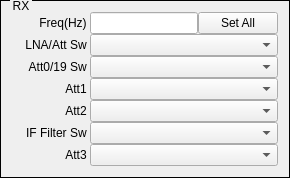
    <widget class="QGroupBox" name="groupBoxRX">
     <property name="styleSheet">
      <string notr="true">QGroupBox{ border:1px solid black; margin-top:0.5ex; }
QGroupBox::title { subcontrol-origin:margin; subcontrol-position:top left; top:-1px; left:10px; margin-left: 0px; padding:0 1px; }</string>
     </property>
     <property name="title">
      <string>RX</string>
     </property>
     <layout class="QHBoxLayout" name="horizontalLayout_2">
      <item>
       <layout class="QVBoxLayout" name="verticalLayoutRx">
        <property name="spacing">
         <number>0</number>
        </property>
        <item>
         <layout class="QHBoxLayout" name="horizontalLayoutRx0">
          <property name="spacing">
           <number>0</number>
          </property>
          <item>
           <widget class="QLabel" name="labelRXFreq">
            <property name="sizePolicy">
             <sizepolicy hsizetype="Fixed" vsizetype="Fixed">
              <horstretch>0</horstretch>
              <verstretch>0</verstretch>
             </sizepolicy>
            </property>
            <property name="minimumSize">
             <size>
              <width>78</width>
              <height>16</height>
             </size>
            </property>
            <property name="text">
             <string>Freq(Hz) </string>
            </property>
            <property name="alignment">
             <set>Qt::AlignRight|Qt::AlignTrailing|Qt::AlignVCenter</set>
            </property>
            <property name="buddy">
             <cstring>lineEditRXFreq</cstring>
            </property>
           </widget>
          </item>
          <item>
           <widget class="QFreqScrollLineEdit" name="lineEditRXFreq">
            <property name="sizePolicy">
             <sizepolicy hsizetype="Expanding" vsizetype="Fixed">
              <horstretch>5</horstretch>
              <verstretch>0</verstretch>
             </sizepolicy>
            </property>
           </widget>
          </item>
          <item>
           <widget class="QPushButton" name="pushButtonSetRXAll">
            <property name="sizePolicy">
             <sizepolicy hsizetype="Expanding" vsizetype="Fixed">
              <horstretch>1</horstretch>
              <verstretch>0</verstretch>
             </sizepolicy>
            </property>
            <property name="text">
             <string>Set All</string>
            </property>
           </widget>
          </item>
         </layout>
        </item>
        <item>
         <layout class="QHBoxLayout" name="horizontalLayoutRx1">
          <property name="spacing">
           <number>0</number>
          </property>
          <item>
           <widget class="QLabel" name="labelRXLNAAttSw">
            <property name="sizePolicy">
             <sizepolicy hsizetype="Fixed" vsizetype="Fixed">
              <horstretch>0</horstretch>
              <verstretch>0</verstretch>
             </sizepolicy>
            </property>
            <property name="minimumSize">
             <size>
              <width>78</width>
              <height>16</height>
             </size>
            </property>
            <property name="text">
             <string>LNA/Att Sw </string>
            </property>
            <property name="alignment">
             <set>Qt::AlignRight|Qt::AlignTrailing|Qt::AlignVCenter</set>
            </property>
            <property name="buddy">
             <cstring>comboBoxRXLNAAttSw</cstring>
            </property>
           </widget>
          </item>
          <item>
           <widget class="QComboBox" name="comboBoxRXLNAAttSw">
            <property name="sizePolicy">
             <sizepolicy hsizetype="Expanding" vsizetype="Fixed">
              <horstretch>5</horstretch>
              <verstretch>0</verstretch>
             </sizepolicy>
            </property>
           </widget>
          </item>
         </layout>
        </item>
        <item>
         <layout class="QHBoxLayout" name="horizontalLayoutRx2">
          <property name="spacing">
           <number>0</number>
          </property>
          <item>
           <widget class="QLabel" name="labelRXAtt019Sw">
            <property name="sizePolicy">
             <sizepolicy hsizetype="Fixed" vsizetype="Fixed">
              <horstretch>0</horstretch>
              <verstretch>0</verstretch>
             </sizepolicy>
            </property>
            <property name="minimumSize">
             <size>
              <width>78</width>
              <height>16</height>
             </size>
            </property>
            <property name="text">
             <string>Att0/19 Sw </string>
            </property>
            <property name="alignment">
             <set>Qt::AlignRight|Qt::AlignTrailing|Qt::AlignVCenter</set>
            </property>
            <property name="buddy">
             <cstring>comboBoxRXAtt019Sw</cstring>
            </property>
           </widget>
          </item>
          <item>
           <widget class="QComboBox" name="comboBoxRXAtt019Sw">
            <property name="sizePolicy">
             <sizepolicy hsizetype="Expanding" vsizetype="Fixed">
              <horstretch>5</horstretch>
              <verstretch>0</verstretch>
             </sizepolicy>
            </property>
           </widget>
          </item>
         </layout>
        </item>
        <item>
         <layout class="QHBoxLayout" name="horizontalLayoutRx3">
          <property name="spacing">
           <number>0</number>
          </property>
          <item>
           <widget class="QLabel" name="labelRXAtt1">
            <property name="sizePolicy">
             <sizepolicy hsizetype="Fixed" vsizetype="Fixed">
              <horstretch>0</horstretch>
              <verstretch>0</verstretch>
             </sizepolicy>
            </property>
            <property name="minimumSize">
             <size>
              <width>78</width>
              <height>16</height>
             </size>
            </property>
            <property name="text">
             <string>Att1 </string>
            </property>
            <property name="alignment">
             <set>Qt::AlignRight|Qt::AlignTrailing|Qt::AlignVCenter</set>
            </property>
            <property name="buddy">
             <cstring>comboBoxRXAtt1</cstring>
            </property>
           </widget>
          </item>
          <item>
           <widget class="QComboBox" name="comboBoxRXAtt1">
            <property name="sizePolicy">
             <sizepolicy hsizetype="Expanding" vsizetype="Fixed">
              <horstretch>5</horstretch>
              <verstretch>0</verstretch>
             </sizepolicy>
            </property>
           </widget>
          </item>
         </layout>
        </item>
        <item>
         <layout class="QHBoxLayout" name="horizontalLayoutRx4">
          <property name="spacing">
           <number>0</number>
          </property>
          <item>
           <widget class="QLabel" name="labelRXAtt2">
            <property name="sizePolicy">
             <sizepolicy hsizetype="Fixed" vsizetype="Fixed">
              <horstretch>0</horstretch>
              <verstretch>0</verstretch>
             </sizepolicy>
            </property>
            <property name="minimumSize">
             <size>
              <width>78</width>
              <height>16</height>
             </size>
            </property>
            <property name="text">
             <string>Att2 </string>
            </property>
            <property name="alignment">
             <set>Qt::AlignRight|Qt::AlignTrailing|Qt::AlignVCenter</set>
            </property>
            <property name="buddy">
             <cstring>comboBoxRXAtt2</cstring>
            </property>
           </widget>
          </item>
          <item>
           <widget class="QComboBox" name="comboBoxRXAtt2">
            <property name="sizePolicy">
             <sizepolicy hsizetype="Expanding" vsizetype="Fixed">
              <horstretch>5</horstretch>
              <verstretch>0</verstretch>
             </sizepolicy>
            </property>
           </widget>
          </item>
         </layout>
        </item>
        <item>
         <layout class="QHBoxLayout" name="horizontalLayoutRx5">
          <property name="spacing">
           <number>0</number>
          </property>
          <item>
           <widget class="QLabel" name="labelIFFilterSw">
            <property name="sizePolicy">
             <sizepolicy hsizetype="Fixed" vsizetype="Fixed">
              <horstretch>0</horstretch>
              <verstretch>0</verstretch>
             </sizepolicy>
            </property>
            <property name="minimumSize">
             <size>
              <width>78</width>
              <height>16</height>
             </size>
            </property>
            <property name="text">
             <string>IF Filter Sw </string>
            </property>
            <property name="alignment">
             <set>Qt::AlignRight|Qt::AlignTrailing|Qt::AlignVCenter</set>
            </property>
            <property name="buddy">
             <cstring>comboBoxIFFilterSw</cstring>
            </property>
           </widget>
          </item>
          <item>
           <widget class="QComboBox" name="comboBoxIFFilterSw">
            <property name="sizePolicy">
             <sizepolicy hsizetype="Expanding" vsizetype="Fixed">
              <horstretch>5</horstretch>
              <verstretch>0</verstretch>
             </sizepolicy>
            </property>
           </widget>
          </item>
         </layout>
        </item>
        <item>
         <layout class="QHBoxLayout" name="horizontalLayoutRx6">
          <property name="spacing">
           <number>0</number>
          </property>
          <item>
           <widget class="QLabel" name="labelRXAtt3">
            <property name="sizePolicy">
             <sizepolicy hsizetype="Fixed" vsizetype="Fixed">
              <horstretch>0</horstretch>
              <verstretch>0</verstretch>
             </sizepolicy>
            </property>
            <property name="minimumSize">
             <size>
              <width>78</width>
              <height>16</height>
             </size>
            </property>
            <property name="text">
             <string>Att3 </string>
            </property>
            <property name="alignment">
             <set>Qt::AlignRight|Qt::AlignTrailing|Qt::AlignVCenter</set>
            </property>
            <property name="buddy">
             <cstring>comboBoxRXAtt3</cstring>
            </property>
           </widget>
          </item>
          <item>
           <widget class="QComboBox" name="comboBoxRXAtt3">
            <property name="sizePolicy">
             <sizepolicy hsizetype="Expanding" vsizetype="Fixed">
              <horstretch>5</horstretch>
              <verstretch>0</verstretch>
             </sizepolicy>
            </property>
           </widget>
          </item>
         </layout>
        </item>
       </layout>
      </item>
     </layout>
    </widget>
